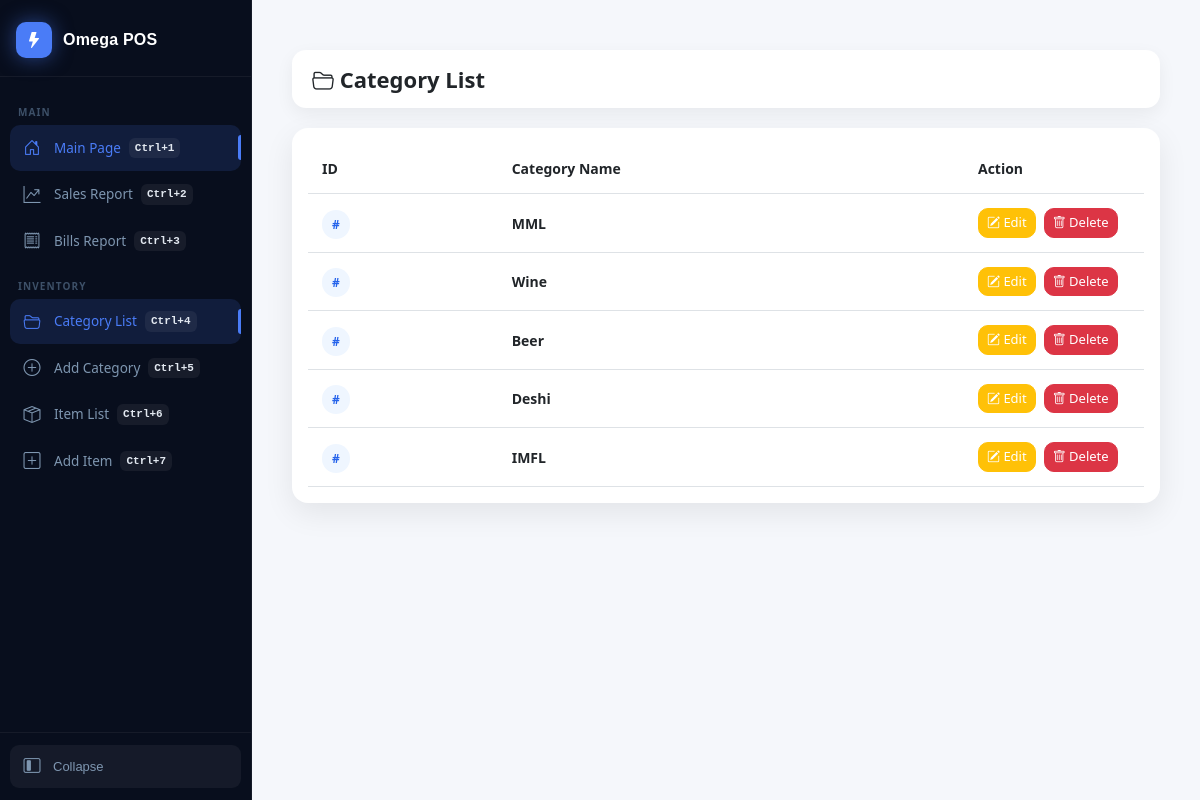
The app's page /category-list/, older data.
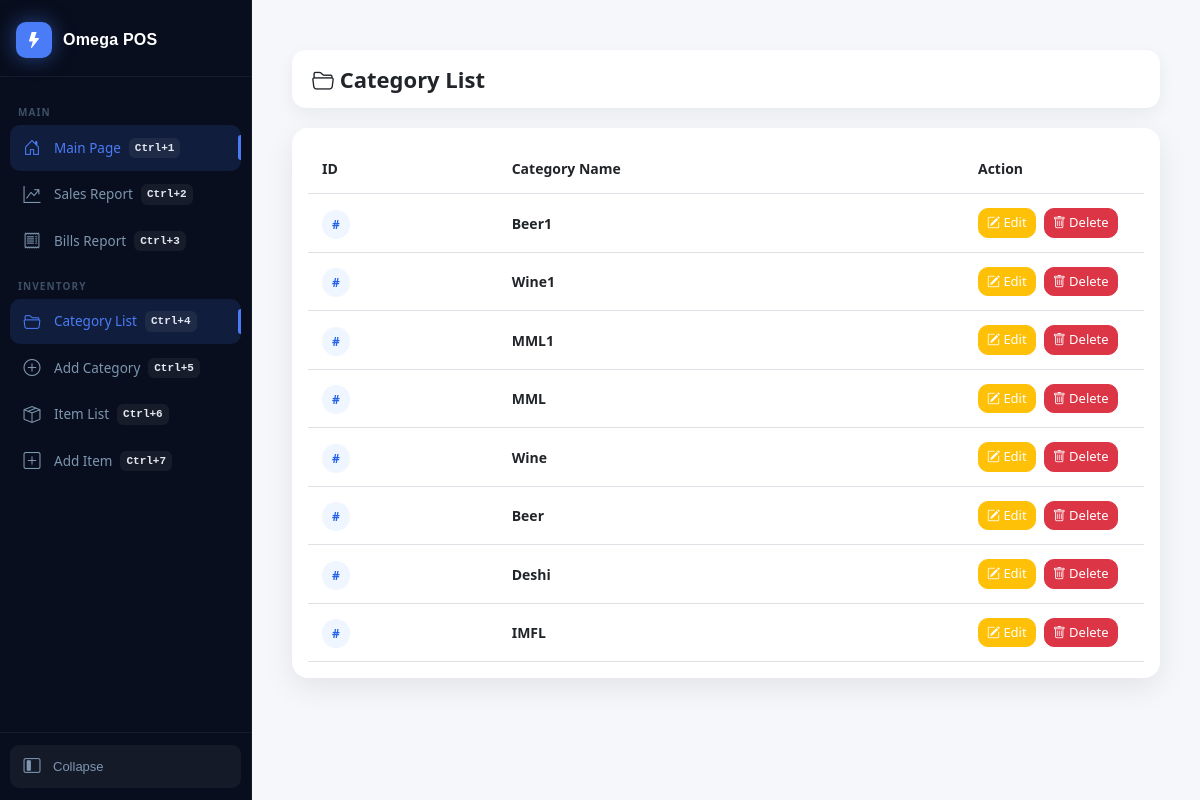
The same page, newer data.
### billing/models.py (models this page shows, shortened)
class Category(models.Model):
    name = models.CharField(max_length=100)

### billing/views.py (the view)
# urls.py: path('category-list/', views.category_list, name='category_list'),
def category_list(request):
    categories = Category.objects.all().order_by('-id')
    return render(
        request,
        'category/category_list.html',
        {
            'categories':categories
        }
    )

### billing/templates/category/category_list.html (shortened to what this page needs)
{% extends 'layouts/base.html' %}
{% block content %}
{% load static %}
<link rel="stylesheet" href="{% static 'billing/css/bootstrap.min.css' %}">
<link rel="stylesheet" href="{% static 'billing/css/bootstrap-icons.min.css' %}">
<div class="container-fluid mt-4">
    <div class="page-header">
        <h3>
            <i class="bi bi-folder2-open"></i>
            Category List
        </h3>
    </div>
    <div class="card main-card p-3">
        <div class="table-responsive">
            <table class="table">
                <thead>
                    <tr>
                        <th>ID</th>
                        <th>Category Name</th>
                        <th width="180">Action</th>
                    </tr>
                </thead>
                <tbody>
                {% for c in categories %}
                <tr>
                    <td>
                        <span class="id-badge">
                            #
                        </span>
                    </td>
                    <td>
                        <strong>{{ c.name }}</strong>
                    </td>
                    <td>
                        <div class="action-box">
                            <a
                            href="{% url 'edit_category' c.id %}"
                            class="btn btn-warning btn-sm">
                            <i class="bi bi-pencil-square"></i>
                            Edit
                            </a>
                            <a
                            href="{% url 'delete_category' c.id %}"
                            class="btn btn-danger btn-sm">
                            <i class="bi bi-trash"></i>
                            Delete
                            </a>
                        </div>
                    </td>
                </tr>
                {% endfor %}
                </tbody>
            </table>
        </div>
    </div>
</div>
{% endblock %}

Row changes from the older to the newer data that the page shows:
added Category: name "Beer1"
added Category: name "Wine1"
added Category: name "MML1"
